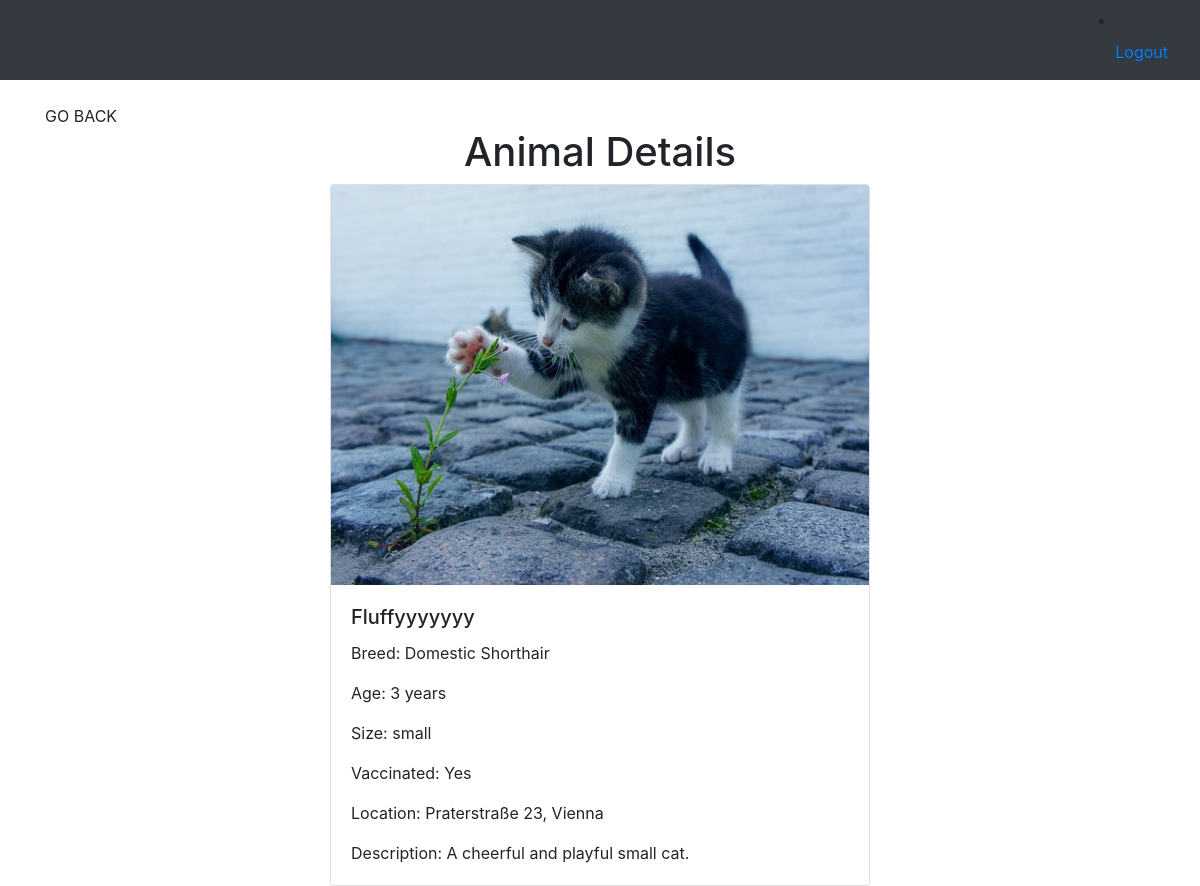
Page /details.php?id=1 on the committed database.
### tables this page shows
CREATE TABLE `animal` (
  `id` int(11) NOT NULL,
  `name` varchar(50) NOT NULL,
  `photo` varchar(255) NOT NULL,
  `location` varchar(100) NOT NULL,
  `description` varchar(255) NOT NULL,
  `size` enum('small','large') NOT NULL,
  `age` int(11) DEFAULT NULL,
  `vaccinated` tinyint(1) NOT NULL,
  `breed` varchar(50) NOT NULL,
  `status` enum('Adopted','Available') NOT NULL
);

### details.php (the view, shortened to what this page needs)
<!DOCTYPE html>
<html lang="en">
<head>
    <link rel="stylesheet" href="https://maxcdn.bootstrapcdn.com/bootstrap/4.5.2/css/bootstrap.min.css">
</head>
<body>
    <nav class="navbar navbar-expand-lg navbar-dark bg-dark">
        <li class="nav-item">
                    <a class="nav-link" href="logout.php?logout">Logout</a>
                </li>
    </nav>
    <div class="container mt-4">
        <a onclick="history.back()">GO BACK </a>
        <h1 class="text-center">Animal Details</h1>
        <div class="row justify-content-center">
            <?php
            include 'db_connect.php';
            if (isset($_GET['id'])) {
                $id = $_GET['id'];
                $sql = "SELECT * FROM animal WHERE id = $id";
                $result = $conn->query($sql);
                if ($result->num_rows === 1) {
                    $row = $result->fetch_assoc();
                    $name = $row['name'];
                    $photo = $row['photo'];
                    $photo_path = 'pictures/' .$photo;
                    $location = $row['location'];
                    $description = $row['description'];
                    $breed = $row['breed'];
                    $age = $row['age'];
                    $size = $row['size'];
                    $vaccinated = ($row['vaccinated'] == 1) ? 'Yes' : 'No';
            ?>
                    <div class="col-md-6">
                        <div class="card">
                        <img src="<?php echo $photo_path; ?>" class="card-img-top"style='max-width: 100%; max-height:400px; min-height:400px'  alt="Animal Photo">
                            <div class="card-body">
                                <h5 class="card-title"><?php echo $name; ?></h5>
                                <p class="card-text">Breed: <?php echo $breed; ?></p>
                                <p class="card-text">Age: <?php echo $age; ?> years</p>
                                <p class="card-text">Size: <?php echo $size; ?></p>
                                <p class="card-text">Vaccinated: <?php echo $vaccinated; ?></p>
                                <p class="card-text">Location: <?php echo $location; ?></p>
                                <p class="card-text">Description: <?php echo $description; ?></p>
                            </div>
                        </div>
                    </div>
            <?php
                } else {
                    echo "<p class='text-center'>Animal not found.</p>";
                }
            } else {
                echo "<p class='text-center'>Invalid request.</p>";
            }
            ?>
        </div>
    </div>
</body>
</html>

### rows in the picture
animal: photo (picture), name "Fluffyyyyyyy", breed "Domestic Shorthair", age "3", size "small", vaccinated "Yes", location "Praterstraße 23, Vienna", description "A cheerful and playful small cat."
